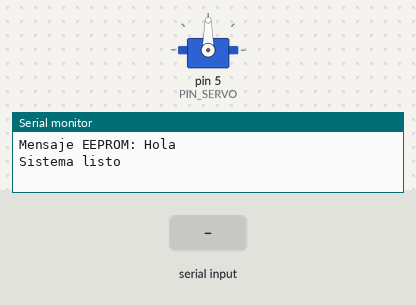
The sketch below on a simulated Arduino Uno, built with avr-gcc and run on an emulated ATmega328P. On the bench: servo, the last lines printed to the serial monitor. Inputs (shaded band) come from the test bench.

Above: at 1.7 s.
1.8 s: "SERVO ,45\n" received over Serial
At 2.8 s:
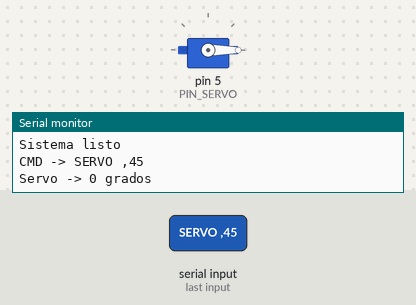
3.3 s: "SERVO \n" received over Serial
4.8 s: "SENSOR \n" received over Serial
Timing chart, 0 to 7.8 s (numbered marks = the images above; inputs shaded):
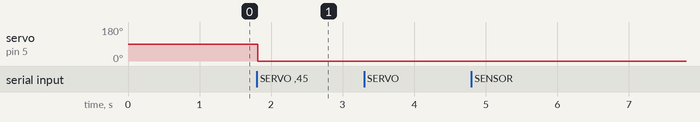

The sketch:

Servo.ino
```cpp
#include <Servo.h>
#include <EEPROM.h>

Servo servoMotor;

const int PIN_SERVO  = 5;
const int PIN_SENSOR = A0;

#define EEPROM_ADDR 0
#define MSG_MAX 24

bool leyendoSensor = false;

unsigned long intervaloMS = 500;
unsigned long tiempoAnterior = 0;

int ultimoAngulo = 90;

char buffer[50];
byte indice = 0;

// ======================================================
// EEPROM
// ======================================================

String leerMensajeEEPROM() {

  String msg = "";

  for (int i = 0; i < MSG_MAX; i++) {

    byte b = EEPROM.read(EEPROM_ADDR + i);

    // FIN DEL MENSAJE
    if (b == 0xFF || b == 0x00) {
      break;
    }

    // SOLO CARACTERES IMPRIMIBLES
    if (b >= 32 && b <= 126) {

      msg += (char)b;
    }
  }

  // MENSAJE POR DEFECTO
  if (msg.length() == 0) {

    msg = "Hola";
  }

  return msg;
}

void guardarMensajeEEPROM(String msg) {

  int len = min((int)msg.length(), MSG_MAX - 1);

  for (int i = 0; i < len; i++) {

    EEPROM.write(EEPROM_ADDR + i, msg[i]);
  }

  EEPROM.write(EEPROM_ADDR + len, 0);
}

// ======================================================
// LEER SERIAL
// ======================================================

bool leerLinea(char* buf, byte& idx, byte maxLen) {

  while (Serial.available()) {

    char c = Serial.read();

    if (c == '\r') continue;

    if (c == '\n') {

      buf[idx] = '\0';

      idx = 0;

      return true;
    }

    if (idx < maxLen - 1) {

      buf[idx++] = c;
    }
  }

  return false;
}

// ======================================================
// COMANDOS
// ======================================================

void ejecutarComando(String cmd) {

  cmd.trim();

  Serial.print("CMD -> ");
  Serial.println(cmd);

  // ==================================================
  // SERVO
  // ==================================================

  if (cmd.startsWith("SERVO ")) {

    int angulo = cmd.substring(6).toInt();

    if (angulo < 0 || angulo > 180) {

      Serial.println("Error: rango 0-180");
      return;
    }

    ultimoAngulo = angulo;

    servoMotor.write(angulo);

    Serial.print("Servo -> ");
    Serial.print(angulo);
    Serial.println(" grados");
  }

  // ==================================================
  // SENSOR
  // ==================================================

  else if (cmd.startsWith("SENSOR ")) {

    intervaloMS = cmd.substring(7).toInt();

    if (intervaloMS < 50) {
      intervaloMS = 50;
    }

    leyendoSensor = true;

    tiempoAnterior = millis();

    Serial.print("Sensor ON -> ");
    Serial.print(intervaloMS);
    Serial.println(" ms");
  }

  // ==================================================
  // STOP
  // ==================================================

  else if (cmd == "STOP") {

    leyendoSensor = false;

    Serial.println("Sensor OFF");
  }

  // ==================================================
  // WELCOME
  // ==================================================

  else if (cmd == "WELCOME") {

    Serial.print("EEPROM -> ");
    Serial.println(leerMensajeEEPROM());
  }

  // ==================================================
  // SETMSG
  // ==================================================

  else if (cmd.startsWith("SETMSG ")) {

    String nuevo = cmd.substring(7);

    guardarMensajeEEPROM(nuevo);

    Serial.println("EEPROM OK");
  }

  // ==================================================
  // HELP
  // ==================================================

  else if (cmd == "HELP") {

    Serial.println("SERVO <0-180>");
    Serial.println("SENSOR <ms>");
    Serial.println("STOP");
    Serial.println("WELCOME");
    Serial.println("SETMSG <msg>");
  }

  else {

    Serial.println("CMD ERROR");
  }
}

// ======================================================
// SETUP
// ======================================================

void setup() {

  Serial.begin(9600);

  // Esperar estabilizacion serial
  delay(500);

  servoMotor.attach(PIN_SERVO);

  servoMotor.write(90);

  pinMode(PIN_SENSOR, INPUT);

  Serial.print("Mensaje EEPROM: ");
  Serial.println(leerMensajeEEPROM());

  Serial.println("Sistema listo");
}

// ======================================================
// LOOP
// ======================================================

void loop() {

  // ==================================================
  // COMANDOS
  // ==================================================

  if (leerLinea(buffer, indice, sizeof(buffer))) {

    ejecutarComando(String(buffer));
  }

  // ==================================================
  // SENSOR CONTINUO
  // ==================================================

  if (leyendoSensor) {

    unsigned long ahora = millis();

    if (ahora - tiempoAnterior >= intervaloMS) {

      tiempoAnterior = ahora;

      int valor = analogRead(PIN_SENSOR);

      Serial.print("T:");
      Serial.print(ahora);

      Serial.print("  V:");
      Serial.println(valor);
    }
  }
}
//test workflow 2
```

Measured:
- after the input at 1.8 s, servo on pin 5 (PIN_SERVO): 90° → 0° at once
